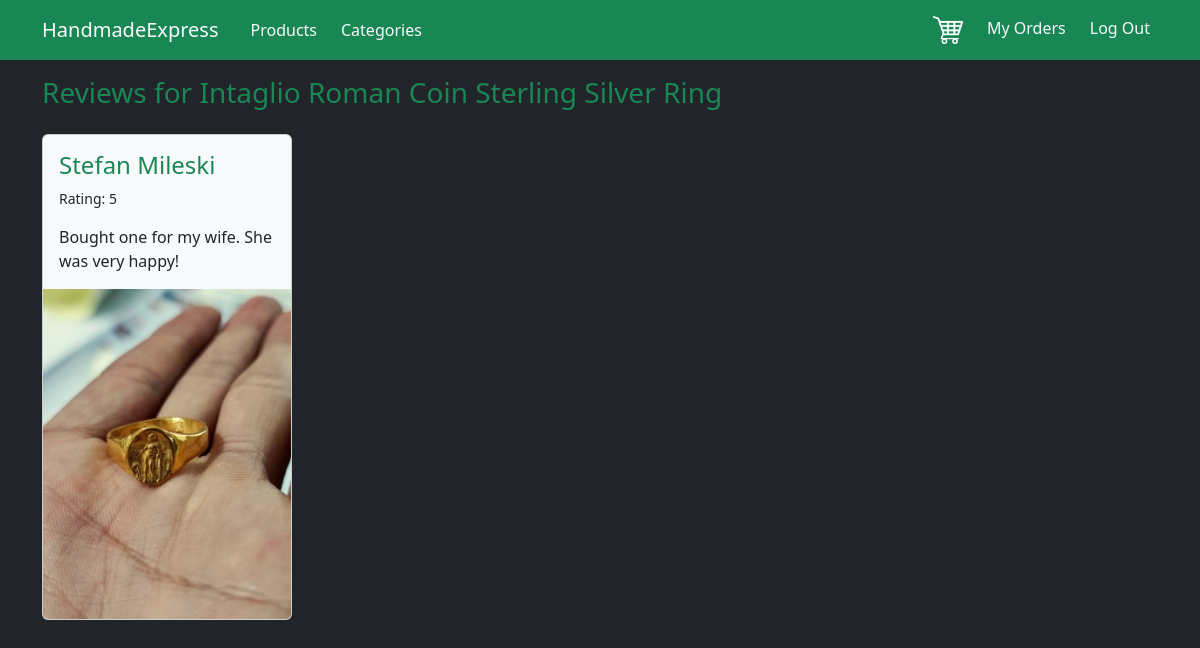
Page /reviews/intaglio-roman-coin-sterling-silver-ring (signed in) on the committed database.
### ShopApp/models.py (models this page shows, shortened)
class Product(models.Model):
    name = models.CharField(max_length=200)
    price = models.DecimalField(decimal_places=2, max_digits=10, validators=[MinValueValidator(0)])
    quantity = models.PositiveIntegerField(validators=[MinValueValidator(0)])
    description = models.TextField()
    image = models.ImageField(upload_to='images/')
    category = models.ForeignKey(Category, on_delete=models.CASCADE)
    material = models.ForeignKey(Material, on_delete=models.CASCADE)
    color = models.ForeignKey(Color, on_delete=models.CASCADE)
    seller = models.ForeignKey(CustomUser, on_delete=models.CASCADE, related_name='products')
    created_at = models.DateTimeField(auto_now_add=True)
    sold = models.IntegerField(default=0)
    slug = models.SlugField(default="", max_length=200, unique=True)

class Review(models.Model):
    created_at = models.DateTimeField(auto_now_add=True)
    updated_at = models.DateTimeField(auto_now=True)
    rating = models.PositiveIntegerField(validators=[MinValueValidator(1), MaxValueValidator(5)])
    comment = models.TextField(null=True, blank=True)
    image = models.ImageField(upload_to='images/', null=True, blank=True)
    customer = models.ForeignKey(CustomUser, on_delete=models.CASCADE)
    product = models.ForeignKey(Product, on_delete=models.CASCADE, related_name='reviews')
    class Meta:
        unique_together = ['customer', 'product']

class CustomUser(models.Model):
    user = models.OneToOneField(User, on_delete=models.CASCADE, primary_key=True)
    address = models.CharField(max_length=200)
    phone = models.CharField(max_length=200)
    full_name = models.CharField(max_length=200)

### ShopApp/views.py (the view)
# urls.py: path('reviews/<slug:slug>', views.reviews, name='reviews'),
def reviews(request, slug):
    product = Product.objects.get(slug=slug)
    reviews_list = list(product.reviews.all())
    reviews_list.sort(key=lambda x: x.created_at)
    return render(request, 'ShopApp/product_reviews.html', {
        "product": product,
        "reviews": product.reviews.all()
    })

### ShopApp/templates/ShopApp/product_reviews.html (shortened to what this page needs)
{% extends 'base.html' %}
{% block content %}
    <h3 class="text-success d-inline-block mb-4">Reviews for {{ product.name }}</h3>
    {% if reviews %}
        <div class="d-flex flex-wrap">
            {% for review in reviews %}
                <div class="card bg-light d-flex mb-3 flex-shrink-1 me-4" style="width: 250px; height: fit-content;">
                    <div class="card-body d-flex flex-column">
                        <a class="text-decoration-none text-success" href="#">
                            <h4 class="tw-bold d-inline-block">{{ review.customer.full_name }}</h4>
                        </a>
                        <p style="font-size: 14px" class="d-inline-block">Rating: {{ review.rating }}</p>
                        <p class="card-text d-inline-block">{{ review.comment }}</p>
                    </div>
                    <div>
                        {% if review.image %}
                            <img src="{{ review.image.url }}"
                                 class="card-img-bottom"
                                 alt="{{ product.name }}"
                                 width="250px">
                        {% endif %}
                    </div>
                </div>
            {% endfor %}
        </div>
    {% else %}
        <p>There are no reviews for this product yet.</p>
    {% endif %}
{% endblock %}

### rows in the picture
Product: name "Intaglio Roman Coin Sterling Silver Ring"
Review: customer.full_name "Stefan Mileski", rating "5", comment "Bought one for my wife. She was very happy!", image (picture)
